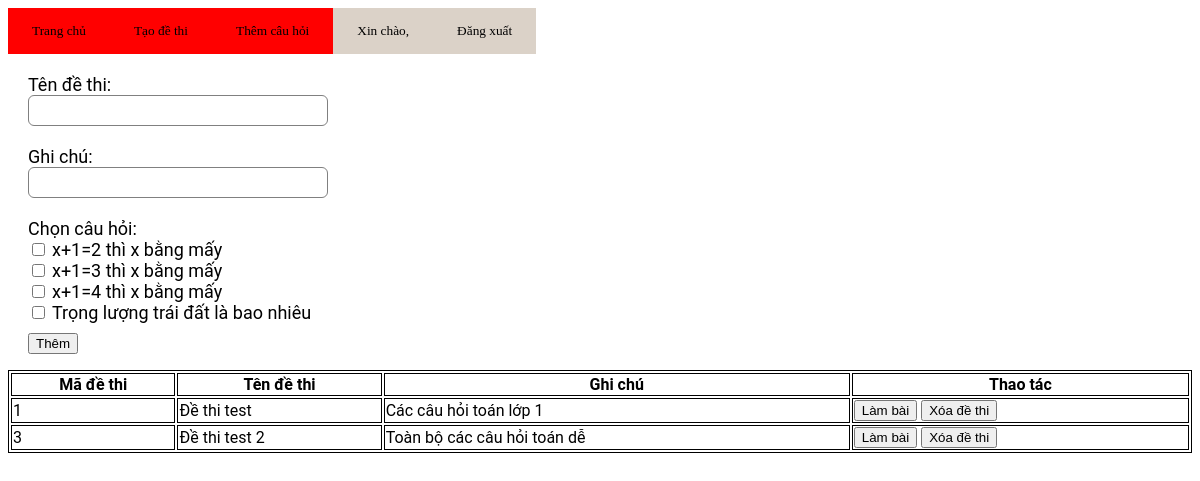
The page /add_dethi.php on the database its author committed.
### tables this page shows
CREATE TABLE `cauhoi` (
  `MACAUHOI` int(11) NOT NULL,
  `NOIDUNGCAUHOI` text NOT NULL,
  `MUCDO` text NOT NULL
);

CREATE TABLE `dethi` (
  `iddethi` int(11) NOT NULL,
  `tendethi` text NOT NULL,
  `ghichu` text NOT NULL
);

### add_dethi.php (the view, shortened to what this page needs)
<?php
    require_once "database.php";
    $sql = "SELECT * FROM `cauhoi`";
    $result = $mysqli->query($sql);
    $sql_dethi = "SELECT * FROM `dethi`";
    $result2 = $mysqli->query($sql_dethi);
?>
<html>
    <head>
        <link rel="stylesheet" href="Css/style.css" />
    </head>
    <div id='menu-bar'>
        <a href = 'index.php'><button class="nut-bam"> Trang chủ </button></a><br/>
        <a href = 'add_dethi.php'><button class="nut-bam"> Tạo đề thi</button></a><br/>
        <a href = 'add_cauhoi.php'><button class="nut-bam"> Thêm câu hỏi</button></a><br/>
        <a><button id='welcome' class="nut-bam">Xin chào, <?php echo $_SESSION['email']; ?></button></a>
        <a href = 'logout.php'><button id ='welcome' class="nut-bam"> Đăng xuất </button></a><br/>
    </div>
    <body>
    <form method = "POST" action ="add_dethi.php">
        <label>Tên đề thi: </label>
        <input type ="text" name = "tendethi">
        <label>Ghi chú: </label>
        <input type ="text" name = "ghichu">
        <label>Chọn câu hỏi: </label>
        <?php
            if (mysqli_num_rows($result) > 0){
                while($cauhoi = mysqli_fetch_assoc($result)){
                    echo "<input style='width:auto' type='checkbox' name='ques[]' value='".$cauhoi['MACAUHOI']."'>
                          <label style='display:unset'>".$cauhoi["NOIDUNGCAUHOI"]."</label><br>";
                }
            }
        ?>
		<button style="margin-top:10px;" name='submit' type = "submit">Thêm</button></a><br/>
    </form>
            <table style="width:100%">
                <tr>
                    <th>Mã đề thi</th>
                    <th>Tên đề thi</th>
                    <th>Ghi chú</th>
                    <th>Thao tác</th>
                </tr>
                <?php
                    if (mysqli_num_rows($result2) > 0){
                        while($row = mysqli_fetch_assoc($result2)){
                            echo "<tr>";
                                echo "<td>".$row['iddethi']."</td>";
                                echo "<td>".$row['tendethi']."</td>";
                                echo "<td>".$row['ghichu']."</td>";
                                echo "<td><a href='exam.php?iddethi=".$row['iddethi']."'><button>Làm bài</button></a>  <a href='xoa_dethi.php?iddethi=".$row['iddethi']."'><button>Xóa đề thi</button></a></td>";
                            echo "</tr>";
                        }
                    }
                    ?>
            </table>
    <body>
</html>

### Css/style.css (style rules this page uses)
body { background-color: rgb(255, 255, 255); font-family: "Roboto", sans-serif; }
form { width: 300px; margin-left: 20px; }
form label { display: flex; margin-top: 20px; font-size: 18px; }
form input { width: 100%; padding: 7px; border: none; border: 1px solid gray; border-radius: 6px; outline: none; }
.nut-bam { font-family: cursive; border:none; background: rgb(255, 0, 0); color: black;; padding: 15px 24px; cursor: pointer; transition: background 0.1s; }

### add_dethi.php (style rules this page uses)
#menu-bar { width: 100%; padding: 1 em !important; display: flex; backgrond-color: rgb(202, 7, 7); }
#menu-bar #welcome { background: rgb(219, 210, 200) !important; }
table, th, td { border:1px solid black; }

### rows shown on the page
cauhoi: NOIDUNGCAUHOI "x+1=2 thì x bằng mấy"
cauhoi: NOIDUNGCAUHOI "x+1=3 thì x bằng mấy"
cauhoi: NOIDUNGCAUHOI "x+1=4 thì x bằng mấy"
cauhoi: NOIDUNGCAUHOI "Trọng lượng trái đất là bao nhiêu"
dethi: iddethi "1", tendethi "Đề thi test", ghichu "Các câu hỏi toán lớp 1"
dethi: iddethi "3", tendethi "Đề thi test 2", ghichu "Toàn bộ các câu hỏi toán dễ"
